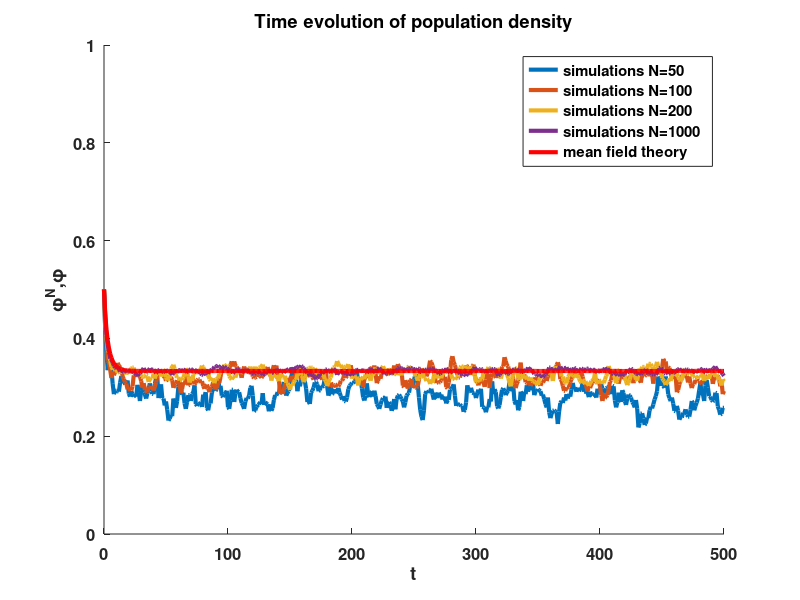
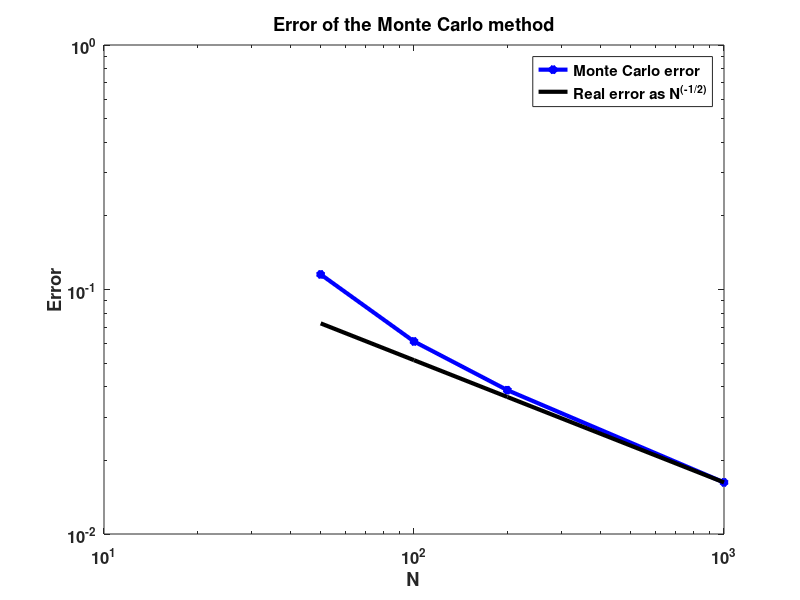

The MATLAB source for these figures, in order:
% MONTE CARLO ALGORITHM, MEAN FIELD SOLUTIONS AND ERROR
% NON HOMOGENEOUS ONE SPECIES MODEL 
% This code implements the Monte Carlo algorithm. The numerical solutions
% to the mean field equation are compared with the simulated ones. 
% The error is proportional to 1/sqrt(N) 
clc
clear all
close all

% parameters 
Nrange = [50,100,200,1000]; % population size

% time 
T = 500;
t = 0:T;

% transition rates 
mu = 0.5;
b = 0.5; % birth rate
c = 0.5; % competition rate
d = 0.5; % death rate

% scaled parameters
bt = mu*b;
ct = mu*c;
dt = (1-mu)*d;

% number of simulations
S = 20;
    
cc = 0; % counter 
for N=Nrange
    cc=cc+1;
    
    % initial population
    n0 = N/2;
    % intial density
    y0 = n0/N; 
    
    % mean field equation
    f = @(t,phi)2*bt*phi*(1-phi)-ct*phi^2-dt*phi;
    
    % mean field solution
    [tout,yout] = ode45(f,t,y0);
    
    for s = 1:S
        % initial random distribution of the population 
        M = zeros(1,N);
        I = randperm(N);
        p = n0;  % initial population
        M(I(1:p)) = 1;
        dens1(1,s) = sum(M)/N; % initial density

        for i=1:T
            I = randperm(N);
            J = randperm(N);

            Mmu1 = M(I(1:round(N*mu)));
            Mmu2 = M(J(1:round(N*mu)));

            M1mmu = M(I(round(N*mu)+1:N));


            % AA in AE
            p11 = sum(Mmu1==1 & Mmu2==1);
            r1 = rand(1,p11)<c;
            r = sum(r1);
            p = p-r;

            % AE in AA
            p2 = sum(Mmu1==1 & Mmu2==0);
            r2 = rand(1,p2)<b;
            r = sum(r2);
            p = p+r;

            % EA in AA
            p33 = sum(Mmu1==0 & Mmu2==1);
            r3 = rand(1,p33)<b;
            r = sum(r3);
            p = p+r;

            % A in E
            p44 = round(sum(M1mmu==1));
            r4 = rand(1,p44)<d;
            r = sum(r4);
            p = p-r;
            
            % density at time i+1
            dens1(i+1,s) = p/N; 

            M = zeros(1,N);
            M(I(1:p)) = 1;

       end
    end
     % density at each time step (mean of s simulations) 
     dens(:,cc) = mean(dens1,2);
     % error between simulated and numerical solutions 
     err(cc) = norm(dens(:,cc)-yout,inf);
end

% comparison between numerical and simulated solutions 
figure
for i=1:cc
    hold on 
    plot(t,dens(:,i),'linewidth',3)
end
plot (t, yout,'r','linewidth',3)
title('Time evolution of population density')
xlabel('t')
ylabel('\phi^N,\phi')
legend({'simulations N=50',...
         'simulations N=100',...
         'simulations N=200',...
         'simulations N=1000',...
         'mean field theory'},...
'FontSize',12,'FontWeight','bold')
 set(gca,'FontSize',12,'FontWeight','bold')
axis([0 500 0 1])

% error
figure
loglog(Nrange,err,'b*-','linewidth',3)
hold on
loglog(Nrange, err(end).*(Nrange/Nrange(end)).^(-1/2),'k','linewidth',3)
xlabel('N')
ylabel('Error')
legend({'Monte Carlo error',...
'Real error as N^{(-1/2)}'},...
'FontSize',12,'FontWeight','bold')
title('Error of the Monte Carlo method')
set(gca,'FontSize',12,'FontWeight','bold')
